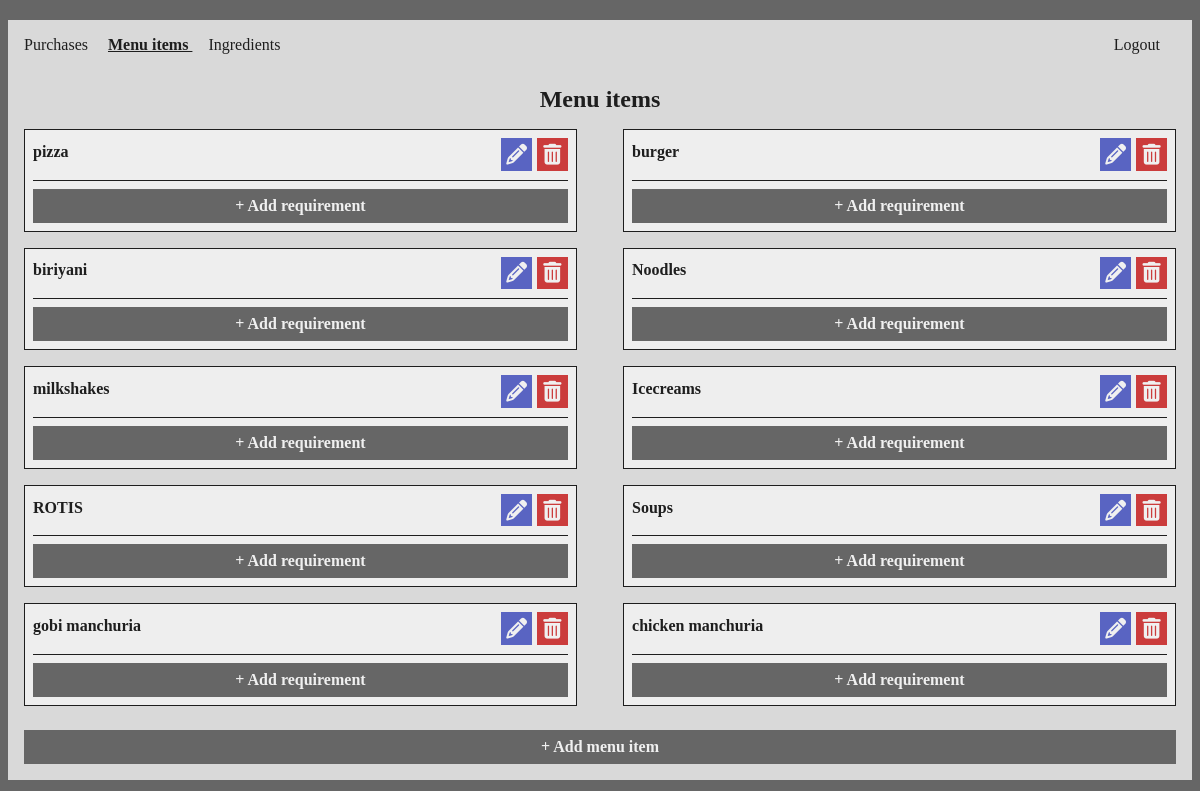
Page /menu-items (signed in) on the committed database.
### inventory/models.py (models this page shows, shortened)
class MenuItem(models.Model):
    name = models.CharField(max_length=100)
    price = models.FloatField(default=0)
    def __str__(self):
        return self.name

### inventory/views.py (the view)
# urls.py: path('menu-items', MenuItemListView.as_view(), name="menu_items"),
class MenuItemListView(LoginRequiredMixin, ListView):
  model = MenuItem
  template_name = "inventory/menu-items.html"
  def get_context_data(self, **kwargs):
    context = super().get_context_data(**kwargs)
    context['active_page'] = self.request.path
    return context

### inventory/templates/inventory/menu-items.html (shortened to what this page needs)
{% extends 'inventory/base.html' %}
{% load static %}
{% block body %}
<h1>Menu items</h1>
<div class="card-container flex-space-between">
  {% for menu_item in object_list %}
  <div class="card">
    <div class="card-header flex-space-between">
      <strong class="menu-name">{{ menu_item }}</strong>
      <div class="inline-block">
        <a href="{% url 'update_menu_item' menu_item.id %}" class="button button--edit">
          <i class="fa-solid fa-pencil"></i>
        </a>
        <a href="{% url 'delete_menu_item' menu_item.id %}" class="button button--delete">
          <i class="fa-solid fa-trash-can"></i>
        </a>
      </div>
    </div>
    <a href="{% url 'add_recipe_requirement' menu_item.name %}" class="button button--full-width">+ Add requirement</a>
  </div>
  {% endfor %}
</div>
<a href="{% url 'add_menu_item' %}" class="button button--full-width">+ Add menu item</a>
{% endblock %}

### inventory/static/inventory/style.css (style rules this page uses)
* { box-sizing: border-box; margin: 0; padding: 0; }
body { display: flex; justify-content: center; align-items: center; height: 100vh; padding: 0.5rem; overflow: hidden; background-color: #666666; }
h1 { font-size: 1.5rem; text-align: center; margin: 2rem 0 1rem; }
p, a, h1, strong { color: #1E1E1E; }
.button { border: 0; text-decoration: none; font-size: 1rem; font-weight: bold; font-family: serif; padding: 0.5rem; color: #F0F0F0; background-color: #666666; }
.button--full-width { display: block; width: 100%; text-align: center; margin-top: 0.5rem; }
.inline-block { display: inline-block; }
.flex-space-between { display: flex; justify-content: space-between; }
.button--edit { background-color: #5964C2; margin-right: 0.3rem; padding: 0.3rem; padding-right: 0; font-size: 1.3rem; }
.button--delete { background-color: #CB3C3C; padding: 0.3rem 0.4rem; font-size: 1.3rem; }
.card-container { flex-wrap: wrap; }
.card { background-color: #EEEEEE; padding: 0.5rem; border: 0.1rem solid #1E1E1E; margin-bottom: 1rem; width: 48%; }
.card-header { padding: 0.3rem 0 0.8rem; border-bottom: 0.1rem solid #1E1E1E; margin-bottom: 0.5rem; }
.menu-name { width: calc(100% - 5rem); }

### rows in the picture
MenuItem: name "pizza"
MenuItem: name "burger"
MenuItem: name "biriyani"
MenuItem: name "Noodles"
MenuItem: name "milkshakes"
MenuItem: name "Icecreams"
MenuItem: name "ROTIS"
MenuItem: name "Soups"
MenuItem: name "gobi manchuria"
MenuItem: name "chicken manchuria"
